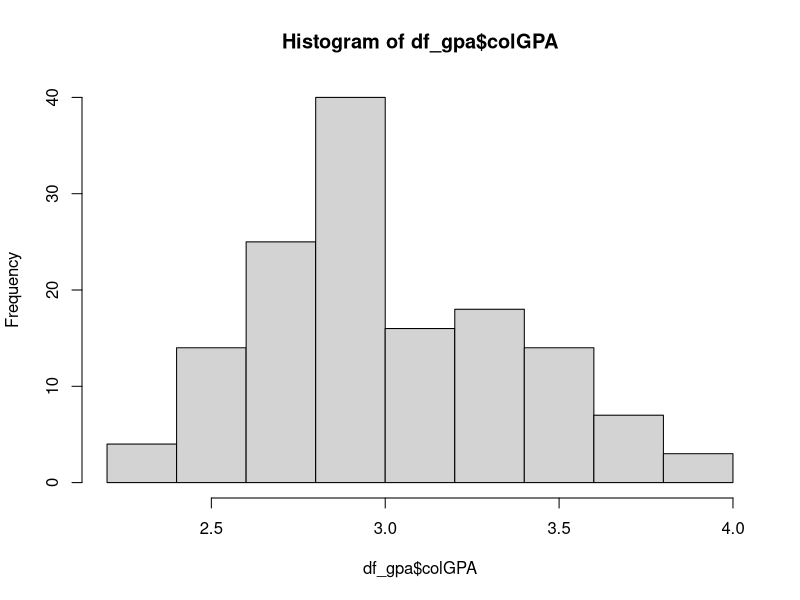
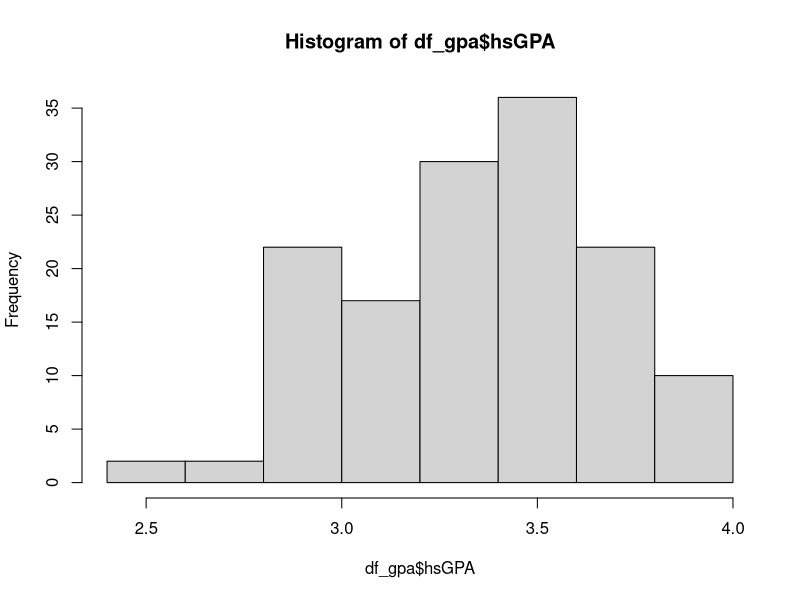
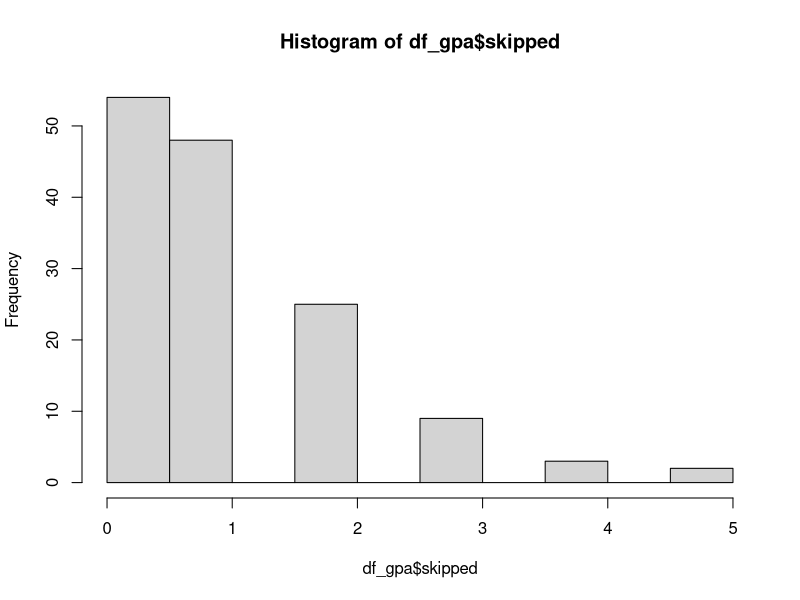
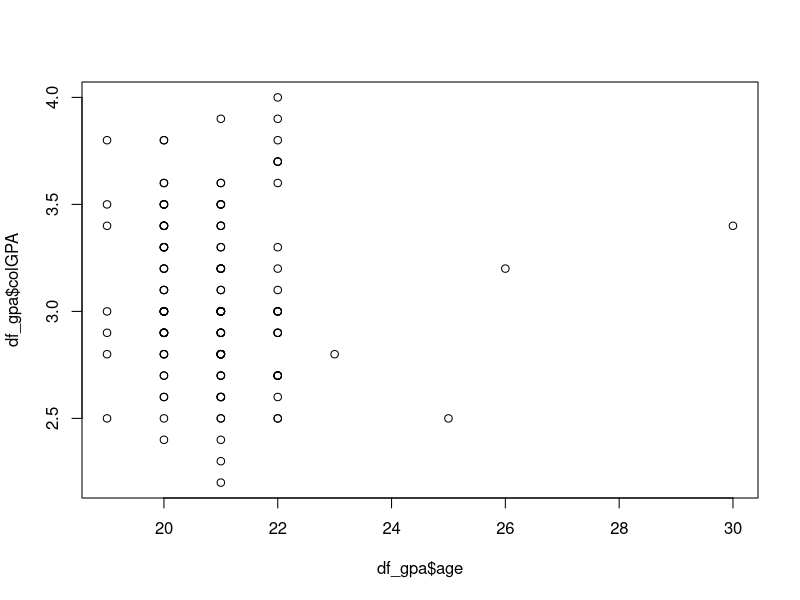

Here is the R script that generated these plots, in order: (Note: this script raises an error after producing the figures.)
## ---- chunk 1
library(readr)

df_gpa <- read_csv("gpa1RMEv1.csv")
df_gpa
## ---- chunk 2
# Load libraries
library(stats)

# Fit linear model 
lm_model_gpa1 <- lm(colGPA ~ age + hsGPA, data = df_gpa)

# View model summary
summary(lm_model_gpa1)
## ---- chunk 3
names(df_gpa)
## ---- chunk 4

# Load libraries
library(stats)

# Fit linear model 
lm_model_gpa2 <- lm(colGPA ~ . , data = df_gpa)

# View model summary
summary(lm_model_gpa2)

## ---- chunk 5
# Load libraries
library(stats)

# Fit linear model 
lm_model_gpa2 <- lm(colGPA ~ age + male + campus + hsGPA + ACT + job19 + job20 + drive + bike + walk + PC + bgfriend + skipped + alcohol + fathcoll , data = df_gpa)

# View model summary
summary(lm_model_gpa2)
## ---- chunk 6
# Fit linear model
lm_model_gpa2_dicotomica_sin_drive <- lm(colGPA ~ . - drive, data = df_gpa)

# View model summary
summary(lm_model_gpa2_dicotomica_sin_drive)
## ---- chunk 7
# Fit linear model
lm_model_gpa3 <- lm(colGPA ~ campus + hsGPA + PC + bgfriend + skipped , data = df_gpa)

# View model summary
summary(lm_model_gpa3)
## ---- chunk 8
# Fit linear model
lm_model_gpa4 <- lm(colGPA ~ campus + hsGPA + PC + skipped , data = df_gpa)

# View model summary
summary(lm_model_gpa4)
## ---- chunk 9
# Fit linear model
lm_model_gpa5 <- lm(colGPA ~  hsGPA + PC + skipped , data = df_gpa)

# View model summary
summary(lm_model_gpa5)
## ---- chunk 10
hist(df_gpa$colGPA)
## ---- chunk 11
min(df_gpa$colGPA)
## ---- chunk 12
hist(df_gpa$hsGPA)
## ---- chunk 13
hist(df_gpa$skipped)
## ---- chunk 14
lm_model_gpa1$coefficients['age']*df_gpa$age
## ---- chunk 15
plot(df_gpa$age, df_gpa$colGPA)
abline(lm_model_gpa1$coefficients['age']*df_gpa$age, col="blue")
## ---- chunk 16
plot(df_gpa$skipped, df_gpa$colGPA)
## ---- chunk 17
plot(df_gpa$hsGPA, df_gpa$colGPA)
## ---- chunk 18
plot(df_gpa$PC, df_gpa$colGPA)
